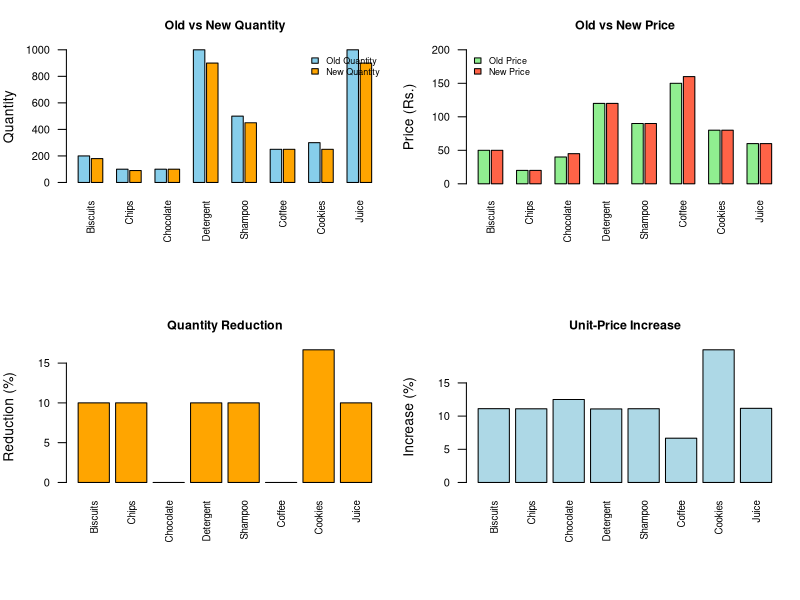

Write the R code that produced this figure.

# ==========================================================
# PROJECT: SHRINKFLATION DETECTION USING R
# ==========================================================

# 1. CREATE SAMPLE PRODUCT DATASET

products <- data.frame(
  Product = c("Biscuits", "Chips", "Chocolate",
              "Detergent", "Shampoo", "Coffee",
              "Cookies", "Juice"),
  
  Old_Quantity = c(200, 100, 100, 1000, 500, 250, 300, 1000),
  New_Quantity = c(180, 90, 100, 900, 450, 250, 250, 900),
  
  Old_Price = c(50, 20, 40, 120, 90, 150, 80, 60),
  New_Price = c(50, 20, 45, 120, 90, 160, 80, 60)
)

cat("===== SHRINKFLATION ANALYSIS =====\n")
print(products)

# 2. CALCULATE QUANTITY CHANGE

products$Quantity_Reduction_Percent <- round(
  ((products$Old_Quantity - products$New_Quantity) /
     products$Old_Quantity) * 100, 2
)

# 3. CALCULATE PRICE CHANGE

products$Price_Change_Percent <- round(
  ((products$New_Price - products$Old_Price) /
     products$Old_Price) * 100, 2
)

# 4. CALCULATE PRICE PER UNIT

products$Old_Unit_Price <- round(
  products$Old_Price / products$Old_Quantity, 4
)

products$New_Unit_Price <- round(
  products$New_Price / products$New_Quantity, 4
)

products$Unit_Price_Increase_Percent <- round(
  ((products$New_Unit_Price - products$Old_Unit_Price) /
     products$Old_Unit_Price) * 100, 2
)

# 5. DETECT POSSIBLE SHRINKFLATION

products$Status <- ifelse(
  products$New_Quantity < products$Old_Quantity,
  "Possible Shrinkflation",
  ifelse(
    products$New_Price > products$Old_Price,
    "Price Increase Only",
    ifelse(
      products$New_Price < products$Old_Price,
      "Price Decrease Only",
      "No Change Detected"
    )
  )
)

# 6. DISPLAY FINAL PRODUCT REPORT

cat("\n===== FINAL PRODUCT REPORT =====\n")

print(products[, c(
  "Product",
  "Old_Quantity",
  "New_Quantity",
  "Old_Price",
  "New_Price",
  "Quantity_Reduction_Percent",
  "Price_Change_Percent",
  "Unit_Price_Increase_Percent",
  "Status"
)])

# 7. DISPLAY SUMMARY STATISTICS

cat("\n===== SUMMARY STATISTICS =====\n")

cat("Total Products Analyzed:", nrow(products), "\n")

cat("Products with Possible Shrinkflation:",
    sum(products$Status == "Possible Shrinkflation"), "\n")

cat("Products with Price Increase Only:",
    sum(products$Status == "Price Increase Only"), "\n")

cat("Products with No Change Detected:",
    sum(products$Status == "No Change Detected"), "\n")

cat("Average Quantity Reduction:",
    round(mean(products$Quantity_Reduction_Percent), 2), "%\n")

# 8. FIND PRODUCT WITH HIGHEST UNIT-PRICE INCREASE

highest_index <- which.max(
  products$Unit_Price_Increase_Percent
)

cat("\n===== HIGHEST UNIT-PRICE INCREASE =====\n")

cat("Product:", products$Product[highest_index], "\n")

cat("Unit-Price Increase:",
    products$Unit_Price_Increase_Percent[highest_index], "%\n")

# 9. SAVE REPORT AS CSV

write.csv(
  products,
  "Shrinkflation_Analysis_Report.csv",
  row.names = FALSE
)

cat("\nCSV report saved successfully!\n")

# 10. CREATE GRAPHS

old_par <- par(no.readonly = TRUE)

par(
  mfrow = c(2, 2),
  mar = c(7, 4, 3, 1),
  cex.main = 0.9,
  cex.axis = 0.8
)


# Graph 1: Old vs New Quantity (Improved Spacing)

barplot(
  rbind(products$Old_Quantity, products$New_Quantity),
  beside = TRUE,
  names.arg = products$Product,
  col = c("skyblue", "orange"),
  main = "Old vs New Quantity",
  ylab = "Quantity",
  las = 2,
  cex.names = 0.7,
  width = 0.65,
  space = c(0.15, 1.2),
  border = "black"
)

legend(
  "topright",
  legend = c("Old Quantity", "New Quantity"),
  fill = c("skyblue", "orange"),
  cex = 0.65,
  bty = "n"
)



# Graph 2: Old vs New Price (Fixed Spacing)

barplot(
  rbind(products$Old_Price, products$New_Price),
  beside = TRUE,
  names.arg = products$Product,
  col = c("lightgreen", "tomato"),
  main = "Old vs New Price",
  ylab = "Price (Rs.)",
  ylim = c(0, 200),
  las = 2,
  cex.names = 0.7,
  width = 0.65,
  space = c(0.15, 1.2),
  border = "black"
)

legend(
  "topleft",
  legend = c("Old Price", "New Price"),
  fill = c("lightgreen", "tomato"),
  cex = 0.65,
  bty = "n"
)

# Graph 3: Quantity Reduction Percentage

barplot(
  products$Quantity_Reduction_Percent,
  names.arg = products$Product,
  col = "orange",
  main = "Quantity Reduction",
  ylab = "Reduction (%)",
  las = 2,
  cex.names = 0.7
)

# Graph 4: Unit-Price Increase Percentage

barplot(
  products$Unit_Price_Increase_Percent,
  names.arg = products$Product,
  col = "lightblue",
  main = "Unit-Price Increase",
  ylab = "Increase (%)",
  las = 2,
  cex.names = 0.7
)

par(old_par)

cat("\n===== PROJECT COMPLETED SUCCESSFULLY! =====\n")
